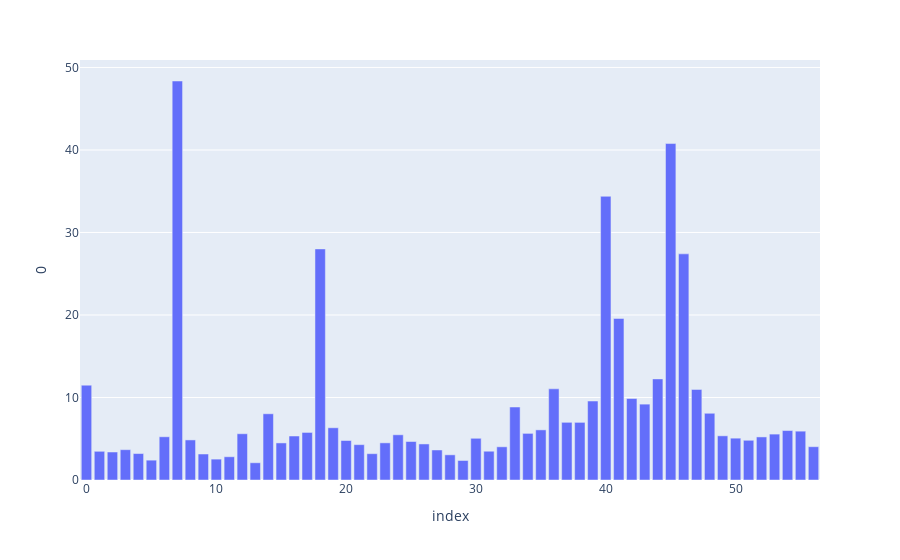

Notebook source saved alongside this figure:
### Code cell
emb_weights = model.net.emb.detach().cpu()

# Plot the norm as a bar chart using plotly
import plotly.express as px
import pandas as pd
emb_fourier_norm = torch.fft.fft(emb_weights, dim=0).norm(dim=1).numpy()
df = pd.DataFrame(emb_fourier_norm[:emb_fourier_norm.shape[0]//2])
px.bar(df, x=df.index, y=0)

### Figure 1 — Plotly figure (JSON) as saved in the notebook; plotly's stock layout.template omitted (floating-point values rounded to 4 significant figures)
{"data": [{"alignmentgroup": "True", "hovertemplate": "index=%{x}<br>0=%{y}<extra></extra>", "legendgroup": "", "marker": {"color": "#636efa", "pattern": {"shape": ""}}, "name": "", "offsetgroup": "", "orientation": "v", "showlegend": false, "textposition": "auto", "x": [0, 1, 2, 3, 4, 5, 6, 7, 8, 9, 10, 11, 12, 13, 14, 15, 16, 17, 18, 19, 20, 21, 22, 23, 24, 25, 26, 27, 28, 29, 30, 31, 32, 33, 34, 35, 36, 37, 38, 39, 40, 41, 42, 43, 44, 45, 46, 47, 48, 49, 50, 51, 52, 53, 54, 55, 56], "xaxis": "x", "y": [11.49, 3.479, 3.394, 3.675, 3.204, 2.405, 5.239, 48.36, 4.857, 3.151, 2.531, 2.818, 5.607, 2.089, 8.026, 4.493, 5.332, 5.764, 28.01, 6.33, 4.786, 4.284, 3.19, 4.503, 5.48, 4.667, 4.37, 3.638, 3.052, 2.365, 5.056, 3.487, 4.024, 8.847, 5.65, 6.075, 11.05, 6.99, 6.985, 9.573, 34.39, 19.58, 9.876, 9.196, 12.25, 40.78, 27.41, 10.98, 8.087, 5.355, 5.069, 4.814, 5.221, 5.563, 5.993, 5.919, 4.036], "yaxis": "y", "type": "bar"}], "layout": {"xaxis": {"anchor": "y", "domain": [0.0, 1.0], "title": {"text": "index"}}, "yaxis": {"anchor": "x", "domain": [0.0, 1.0], "title": {"text": "0"}}, "legend": {"tracegroupgap": 0}, "margin": {"t": 60}, "barmode": "relative"}}
